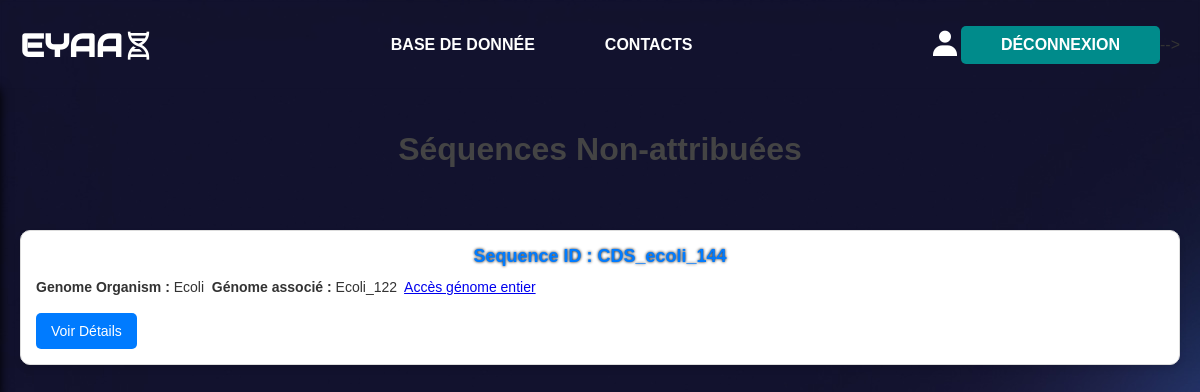
The page /attribution_sequence/ (signed in) on the database its author committed.
### core/models.py (models this page shows, shortened)
class Sequence(models.Model):
    sequence_id = models.CharField(max_length=20, primary_key=True)
    dna_sequence = models.TextField()
    aa_sequence = models.TextField()
    num_chromosome = models.IntegerField()
    sequence_start = models.IntegerField()
    sequence_stop = models.IntegerField()
    sequence_length = models.IntegerField()
    gene_name = models.CharField(max_length=20, blank=True, null=True)
    peptide_product = models.CharField(max_length=20, blank=True, null=True)
    STATUS_CHOICES = [("Nothing", "Non-annotée"),
                      ("Assigned", "Attribuée"),
                      ("Awaiting validation", "En attente de validation"),
                      ("Validated", "Validée")]
    sequence_status = models.CharField(max_length=50, choices=STATUS_CHOICES)
    genome = models.ForeignKey(Genome, on_delete=models.CASCADE,
                               related_name="sequences")

class Genome(models.Model):
    genome_id = models.CharField(max_length=20, primary_key=True)
    genome_sequence = models.TextField(validators=[RegexValidator(
        regex=r"^[ACGTU]*$",
        message="La séquence doit être uniquement "
        "composée des caractères ACGT ou U.")])
    TYPE_CHOICES = [("DNA", "ADN"), ("RNA", "ARN")]
    genome_type = models.CharField(max_length=3, choices=TYPE_CHOICES)
    organism = models.CharField(max_length=20)
    is_annotated = models.BooleanField(default=False)

### core/views.py (the view)
# urls.py: path("attribution_sequence/", views.sequences_non_assigned, name="sequences_non_assigned"),
@user_passes_test(is_validator)
def sequences_non_assigned(request):
    non_assigned_sequence = Sequence.objects.filter(sequence_status="Nothing")
    return render(request, "core/sequences_non_assigned.html", {"sequences": non_assigned_sequence})

### core/views.py (called while the page is built)
def is_validator(user):
    return user.role == "validateur"

### core/templates/core/sequences_non_assigned.html
{% extends "core/base.html" %}
{% load static %}
{% block content %}
<link rel="stylesheet" href="{% static 'core/style_annotations.css' %}">
<h1>Séquences Non-attribuées</h1>
<div class="annotations-container">
    {% for sequence in sequences %}
        <div class="annotation-card">
            <h2>Sequence ID : {{ sequence.sequence_id }}</h2>
            <p><strong>Genome Organism :</strong> {{ sequence.genome.organism }}&nbsp;
            <strong>Génome associé :</strong> {{ sequence.genome.genome_id }}&nbsp; <a href="{% url 'visualisation' 'genome' sequence.genome.genome_id %}">Accès génome entier</a></p>
            <a href="{% url 'attribution' sequence.sequence_id %}" class="btn-view">Voir Détails</a>
        </div>
    {% empty %}
        <p>Aucune séquence non attribuée.</p>
    {% endfor %}
</div>
{% endblock %}

### core/static/core/style.css (style rules this page uses)
body, html { margin: 0; padding: 0; font-family: Avantgarde, sans-serif; height: 100vh; background: rgb(97,81,153); background-image: url("../images/hero-bg.jpg "); }
h2 { text-shadow: black 0 0 3px; text-align: center; font-size: 15px; }

### core/static/core/style_annotations.css (style rules this page uses)
body { font-family: Arial, sans-serif; margin: 0; padding: 0; background-color: #f5f5f5; color: #333; }
h1 { text-align: center; padding: 20px; color: #444; }
.annotations-container { display: grid; grid-template-columns: repeat(auto-fit, minmax(300px, 1fr)); gap: 20px; padding: 20px; max-width: 1200px; margin: 0 auto; }
.annotation-card { background: #fff; border: 1px solid #ddd; border-radius: 10px; padding: 15px; box-shadow: 0 4px 6px rgba(0, 0, 0, 0.1); transition: transform 0.2s, box-shadow 0.2s; }
.annotation-card h2 { font-size: 18px; margin: 0 0 10px; color: #007BFF; }
.annotation-card p { font-size: 14px; line-height: 1.5; margin: 5px 0; }
.btn-view { display: inline-block; margin-top: 10px; padding: 10px 15px; background-color: #007BFF; color: #fff; text-decoration: none; border-radius: 5px; font-size: 14px; transition: background-color 0.2s; }

### rows shown on the page
Sequence: sequence_id "CDS_ecoli_144", genome.organism "Ecoli", genome.genome_id "Ecoli_122"
